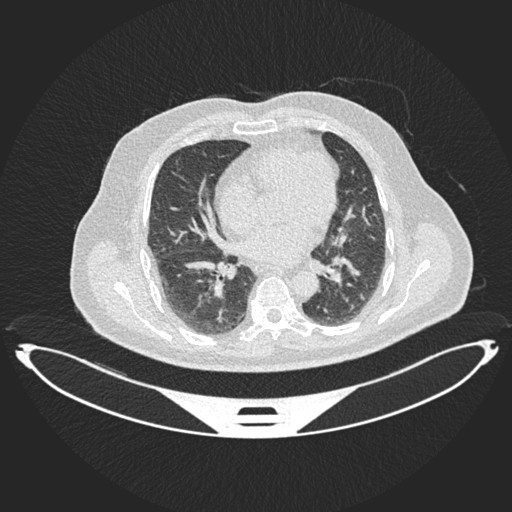
#> input picture datasets/8552f1f3-18f/extracted/Bengin_cases/Bengin_case_1.jpg, 512 x 512 px
$ python -i scan_classifier.py   (imports and definitions only)   (older library calls are emulated)
#> lines starting #> are read from the running program, lines starting #| are printed output that depends on the picture; after the words box and inside, x2 and y2 are one past the last pixel; in counts of white or black regions, pixels touching at a corner belong together
#> further down, picture is the input picture: PIL image 512x512 RGB; min 37, max 255, mean 96.9
"""
Scan Type Classifier Module
Classifies uploaded medical images into categories:
  - X-Ray, CT Scan, MRI, Ultrasound, PET Scan, Mammogram, DEXA, Fluoroscopy
Uses image characteristics (intensity distribution, texture features,
aspect ratio) combined with a rule-based + statistical approach.
"""

import numpy as np
from PIL import Image
import cv2


SCAN_TYPES = [
    "X-Ray",
    "CT Scan",
    "MRI",
    "Ultrasound",
    "PET Scan",
    "Mammogram",
    "DEXA Scan",
    "Fluoroscopy",
]

SCAN_DESCRIPTIONS = {
    "X-Ray": "A radiographic image using X-ray radiation to view internal body structures, commonly used for bones, chest, and dental imaging.",
    "CT Scan": "Computed Tomography scan providing cross-sectional images of the body using X-rays processed by computer.",
    "MRI": "Magnetic Resonance Imaging using strong magnetic fields and radio waves to generate detailed images of organs and tissues.",
    "Ultrasound": "Sonographic imaging using high-frequency sound waves to produce images of internal body structures.",
    "PET Scan": "Positron Emission Tomography scan showing metabolic activity, often used in oncology and neurology.",
    "Mammogram": "Specialized low-dose X-ray imaging of breast tissue for screening and diagnosis.",
    "DEXA Scan": "Dual-Energy X-ray Absorptiometry scan measuring bone mineral density.",
    "Fluoroscopy": "A real-time X-ray imaging technique used to observe moving body structures.",
}


def _compute_features(image: Image.Image) -> dict:
    """Extract image features for classification."""
    img_array = np.array(image.convert("L"))  # convert to grayscale
    h, w = img_array.shape
#> h = 512; w = 512
    aspect_ratio = w / h if h > 0 else 1.0
#> aspect_ratio = 1

    # intensity statistics
    mean_intensity = np.mean(img_array)
#> mean_intensity = 96.89
    std_intensity = np.std(img_array)
#> std_intensity = 76.28
    median_intensity = np.median(img_array)
#> median_intensity = 48

    # histogram features
    hist, _ = np.histogram(img_array.flatten(), bins=256, range=(0, 256))
#> hist = 256 values, max 45209 at index 38, min 0 at index 0, mean 1024
    hist_norm = hist / hist.sum()
#> hist_norm = 256 values, max 0.172 at index 38, min 0 at index 0, mean 0.00391
    entropy = -np.sum(hist_norm[hist_norm > 0] * np.log2(hist_norm[hist_norm > 0]))
#> entropy = 6.02

    # texture features (Laplacian variance = sharpness)
    laplacian_var = cv2.Laplacian(img_array, cv2.CV_64F).var()
#> laplacian_var = 436.4

    # edge density
    edges = cv2.Canny(img_array, 50, 150)
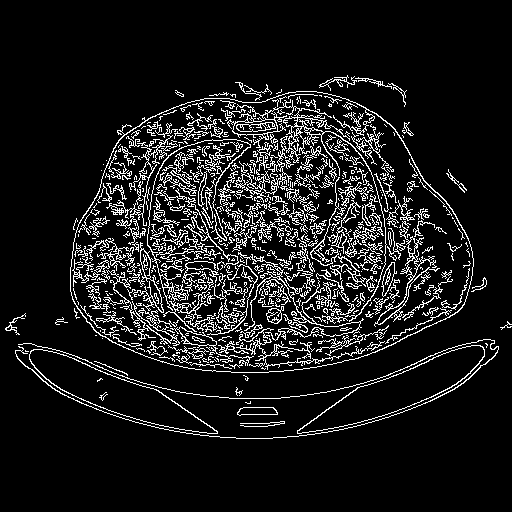
#> edges: shape (512, 512); 10.4% white in thin lines or dots, all inside (x1, y1, x2, y2) = (5, 75, 512, 439)
    edge_density = np.sum(edges > 0) / (h * w)
#> edge_density = 0.104

    # dark/bright region ratio
    dark_ratio = np.sum(img_array < 50) / (h * w)
#> dark_ratio = 0.52
    bright_ratio = np.sum(img_array > 200) / (h * w)
#> bright_ratio = 0.201

    # contrast
    p5 = np.percentile(img_array, 5)
#> p5 = 38
    p95 = np.percentile(img_array, 95)
#> p95 = 232
    contrast = p95 - p5
#> contrast = 194

    return {
        "aspect_ratio": aspect_ratio,
        "mean_intensity": mean_intensity,
        "std_intensity": std_intensity,
        "median_intensity": median_intensity,
        "entropy": entropy,
        "laplacian_var": laplacian_var,
        "edge_density": edge_density,
        "dark_ratio": dark_ratio,
        "bright_ratio": bright_ratio,
        "contrast": contrast,
        "width": w,
        "height": h,
    }


# [111 lines left out: function classify_scan_type, not called in this run]

>>> from PIL import Image
>>> picture = Image.open('../datasets/8552f1f3-18f/extracted/Bengin_cases/Bengin_case_1.jpg')
>>> result = _compute_features(picture)
#> result = 12 items

$ run again, on datasets/8552f1f3-18f/extracted/Bengin_cases/Bengin_case_10.jpg
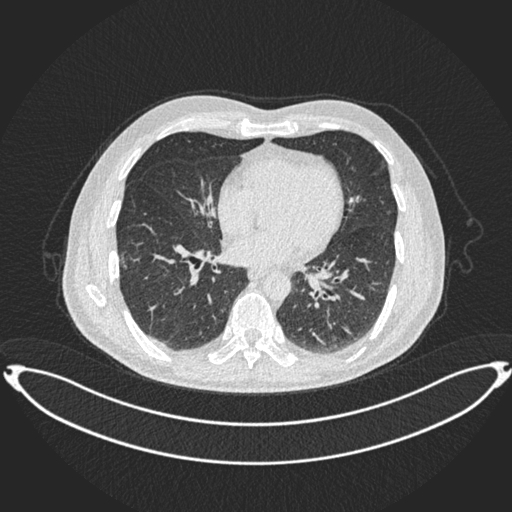
#> input picture datasets/8552f1f3-18f/extracted/Bengin_cases/Bengin_case_10.jpg, 512 x 512 px
#> picture is the input picture: PIL image 512x512 RGB; min 37, max 255, mean 89.6
#> mean_intensity = 89.57
#> std_intensity = 70.78
#> median_intensity = 49
#> hist = 256 values, max 31857 at index 38, min 0 at index 0, mean 1024
#> hist_norm = 256 values, max 0.122 at index 38, min 0 at index 0, mean 0.00391
#> entropy = 6.16
#> laplacian_var = 415.5
#> in _compute_features, `edges = cv2.Canny(img_array, 50, 150)`:
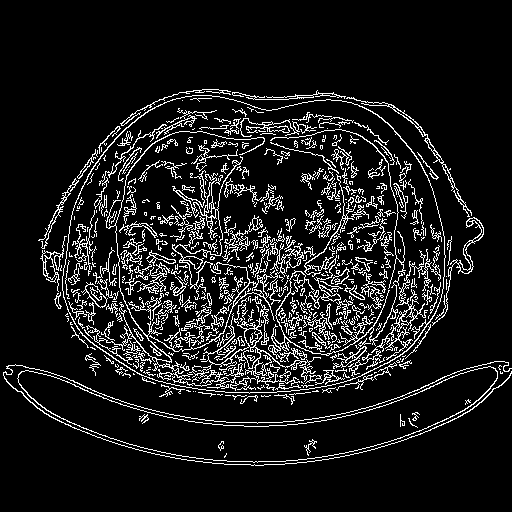
#> edges: shape (512, 512); 10.2% white in thin lines or dots, all inside (x1, y1, x2, y2) = (3, 89, 512, 466)
#> edge_density = 0.102
#> dark_ratio = 0.501
#> bright_ratio = 0.172
#> p5 = 38
#> p95 = 227
#> contrast = 189
#> result = 12 items

$ run again, on datasets/8552f1f3-18f/extracted/Bengin_cases/Bengin_case_100.jpg
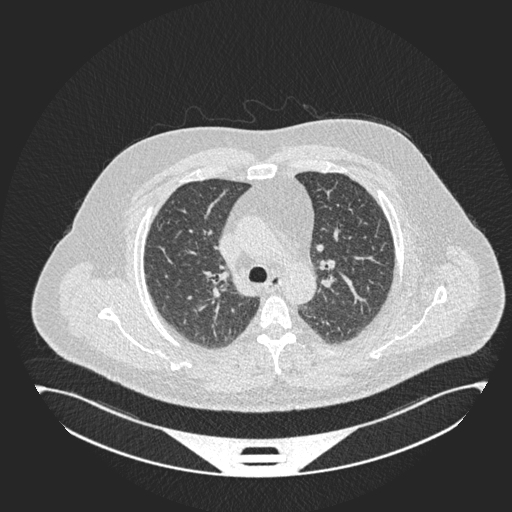
#> input picture datasets/8552f1f3-18f/extracted/Bengin_cases/Bengin_case_100.jpg, 512 x 512 px
#> picture is the input picture: PIL image 512x512 RGB; min 37, max 255, mean 105.1
#> mean_intensity = 105.1
#> std_intensity = 77.94
#> median_intensity = 52
#> hist = 256 values, max 53503 at index 38, min 0 at index 0, mean 1024
#> hist_norm = 256 values, max 0.204 at index 38, min 0 at index 0, mean 0.00391
#> entropy = 6.07
#> laplacian_var = 509.4
#> in _compute_features, `edges = cv2.Canny(img_array, 50, 150)`:
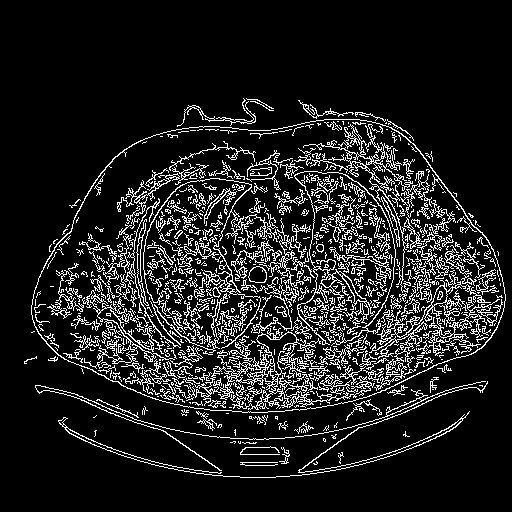
#> edges: shape (512, 512); 12.3% white in thin lines or dots, all inside (x1, y1, x2, y2) = (24, 98, 506, 478)
#> edge_density = 0.123
#> dark_ratio = 0.479
#> bright_ratio = 0.216
#> p5 = 38
#> p95 = 230
#> contrast = 192
#> result = 12 items

$ run again, on datasets/8552f1f3-18f/extracted/Bengin_cases/Bengin_case_101.jpg
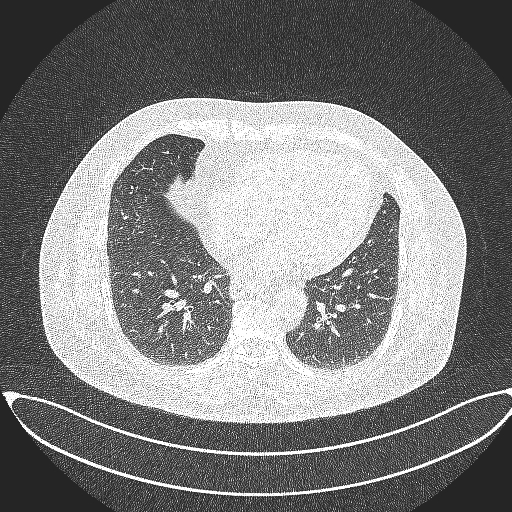
#> input picture datasets/8552f1f3-18f/extracted/Bengin_cases/Bengin_case_101.jpg, 512 x 512 px
#> picture is the input picture: PIL image 512x512 RGB; min 36, max 255, mean 125.6
#> mean_intensity = 125.6
#> std_intensity = 82.68
#> median_intensity = 92
#> hist = 256 values, max 42094 at index 255, min 0 at index 0, mean 1024
#> hist_norm = 256 values, max 0.161 at index 255, min 0 at index 0, mean 0.00391
#> entropy = 6.5
#> laplacian_var = 27629.3
#> in _compute_features, `edges = cv2.Canny(img_array, 50, 150)`:
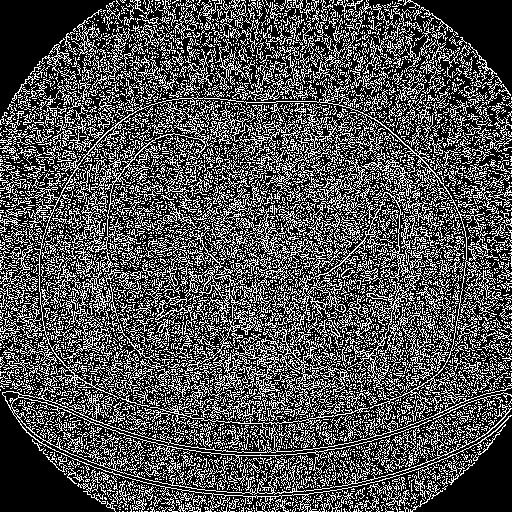
#> edges: shape (512, 512); 31.5% white in thin lines or dots
#> edge_density = 0.315
#> dark_ratio = 0.229
#> bright_ratio = 0.273
#> p5 = 37
#> p95 = 255
#> contrast = 218
#> result = 12 items
